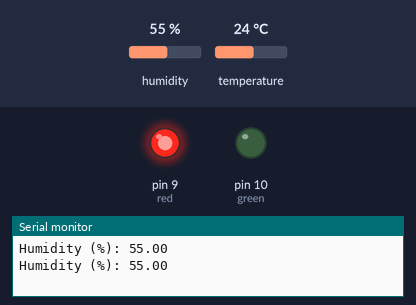
A sketch run on a simulated Arduino Uno, built with avr-gcc and run on an emulated ATmega328P. On the bench: output pins drawn as LEDs (lit = HIGH), the last lines printed to the serial monitor. The test bench sets the inputs (shaded band); at power-on: humidity 55 %, temperature 24 °C.

Above: at 2.8 s.
2.9 s: humidity set to 42 %
5.6 s: humidity set to 39 %
At 6.7 s:
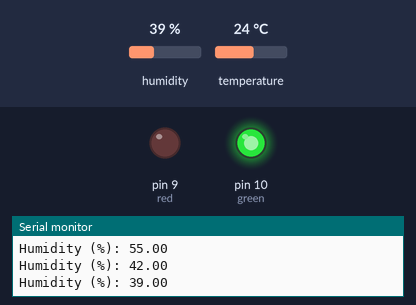
8.3 s: humidity set to 68 %
At 11.3 s:
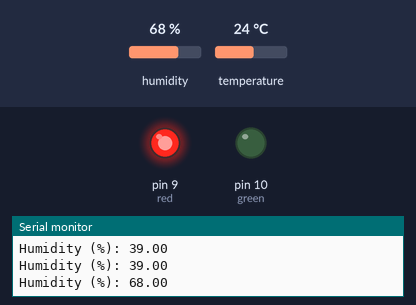
11.6 s: humidity set to 22 %
At 12.7 s:
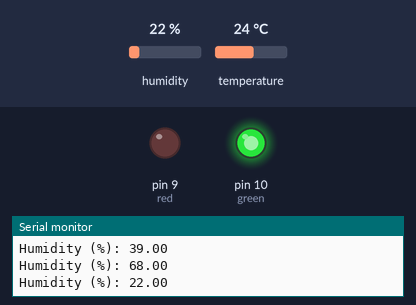
Timing chart, 0 to 14.6 s (numbered marks = the images above; inputs shaded):
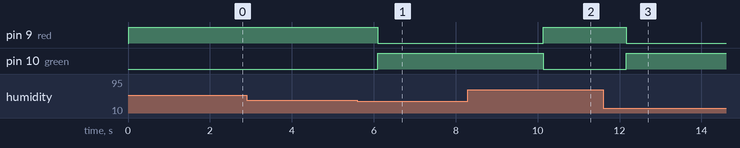

Measured:
- the behaviour switches between 41 and 40 % on humidity (found by bisection; images 0 and 1)
- after the input at 5.6 s, pin 9 (red): HIGH → LOW after 0.49 s; pin 10 (green): LOW → HIGH after 0.49 s
- after the input at 8.3 s, pin 9 (red): LOW → HIGH after 1.8 s; pin 10 (green): HIGH → LOW after 1.8 s
- after the input at 11.6 s, pin 9 (red): HIGH → LOW after 0.57 s; pin 10 (green): LOW → HIGH after 0.57 s

The sketch:

arduino_dht11.ino
```cpp
// GEMAAKT DOOR ROBIN PHADUNGKWAN

#include <DHT.h>
#include <DHT_U.h>

#include <dht11.h>
#define DHT11PIN A5

dht11 DHT11;

void setup() // opzet, een keer uitgevoerd
{
  pinMode(9,OUTPUT); //red
  pinMode(10,OUTPUT); //green
  Serial.begin(9600); // serial monitor
}

void loop() // wordt uitgevoerd tot stroomverlies of overschrijding
{
  Serial.println();

  int chk = DHT11.read(DHT11PIN);
  if (DHT11.humidity <= 40){
    digitalWrite(10,HIGH);
    digitalWrite(9,LOW);
  }
  else if(DHT11.humidity >= 60){
    digitalWrite(10,LOW);
    digitalWrite(9,HIGH);
  }
  else{
    digitalWrite(10,LOW);
    digitalWrite(9,HIGH);
  }

  Serial.print("Humidity (%): ");
  Serial.println((float)DHT11.humidity, 2);
  delay(2000);
}
```
